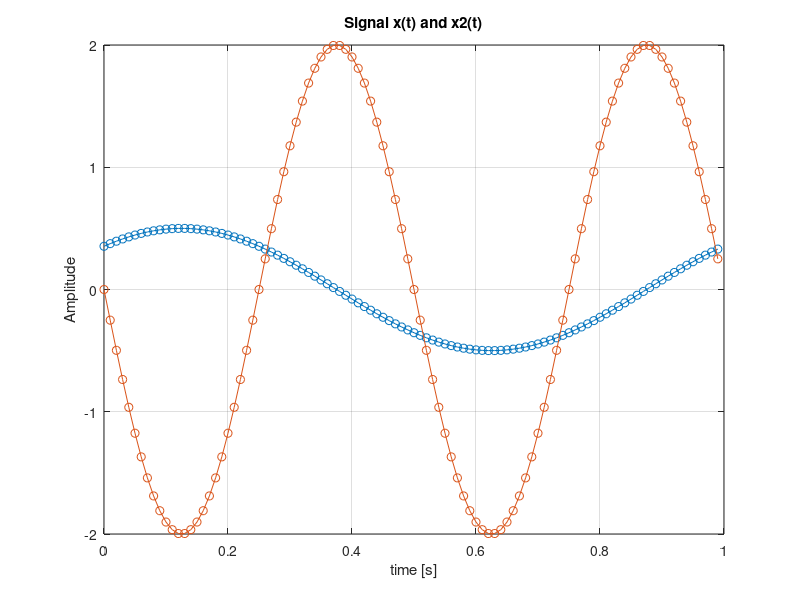
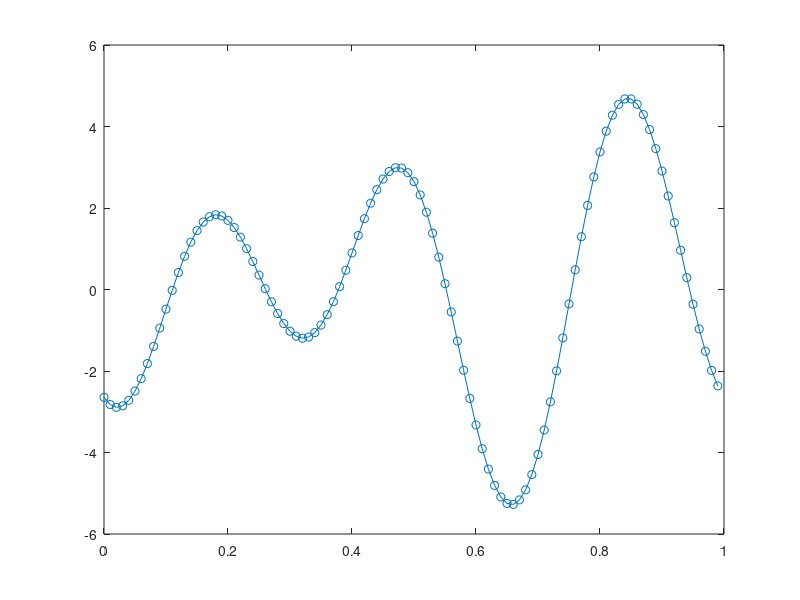

Recreate these plots in MATLAB, in order.
% dsp01_ex_sine.m
%summing 3 sinusoids, with different values
clear all; close all;
fs=100; Nx=100; % sampling frequency, number of samples
dt = 1/fs; % sampling period
t = dt*(0:Nx-1); % sampling times (many moments)

A1=0.5; f1=1; p1=pi/4; % sine: amplitude, frequency and phase
A2= 2; f2=2; p2=pi; % second sinusoid params
x1 = A1 * sin(2*pi*f1*t+p1); % sine as a first signal component
x2 = A2 * sin(2*pi*f2*t+p2);
%x = x1; % our choice: x = x1, x1 + 0.123*x2 + 0.456*x3


figure(1)
plot(t,x1,"o-"); grid; title("Signal x(t) and x2(t)"); xlabel("time [s]"); ylabel("Amplitude");
hold on;
plot(t,x2,"o-");
hold off;

A3 = 3; f3 = 3; p3 = -pi/2; %3rd sinusoid params
x3 = A3 * sin(2*pi*f3*t+p3);

x_sum = x1 + x2+ x3;

figure(2)
plot(t,x_sum,"o-");





